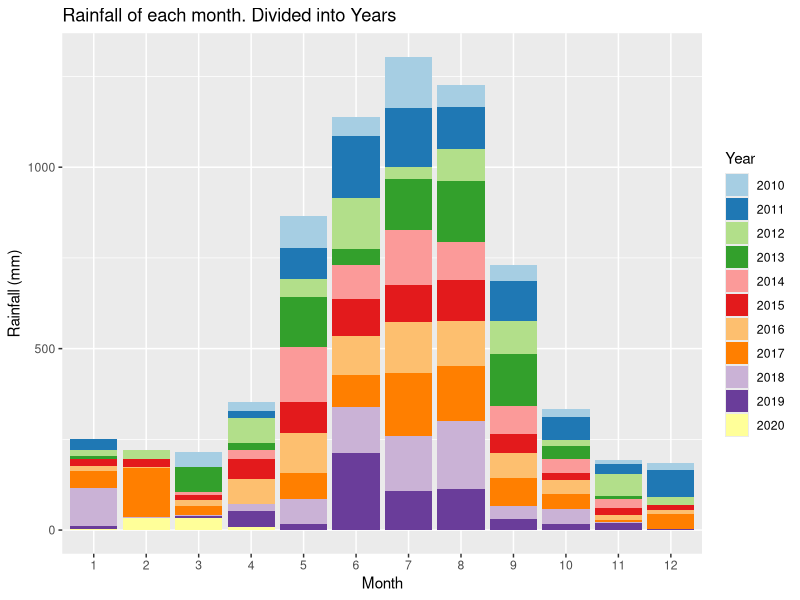
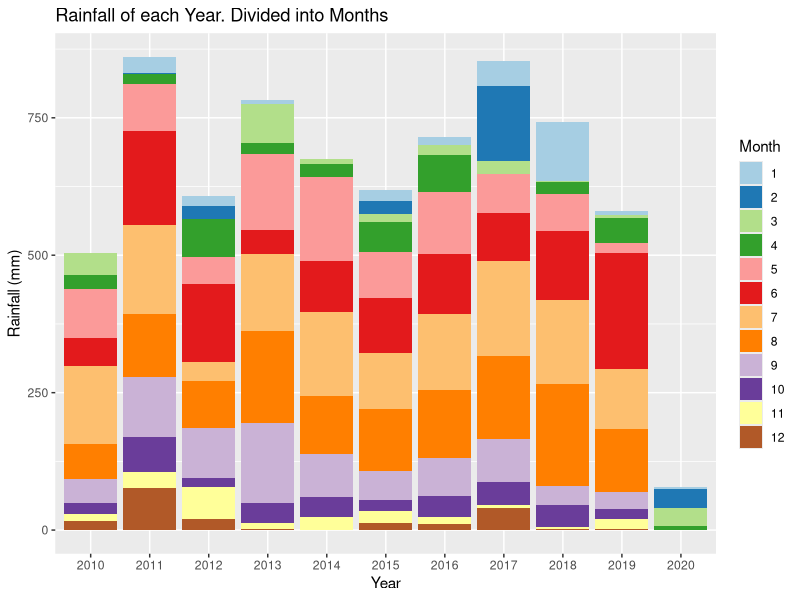
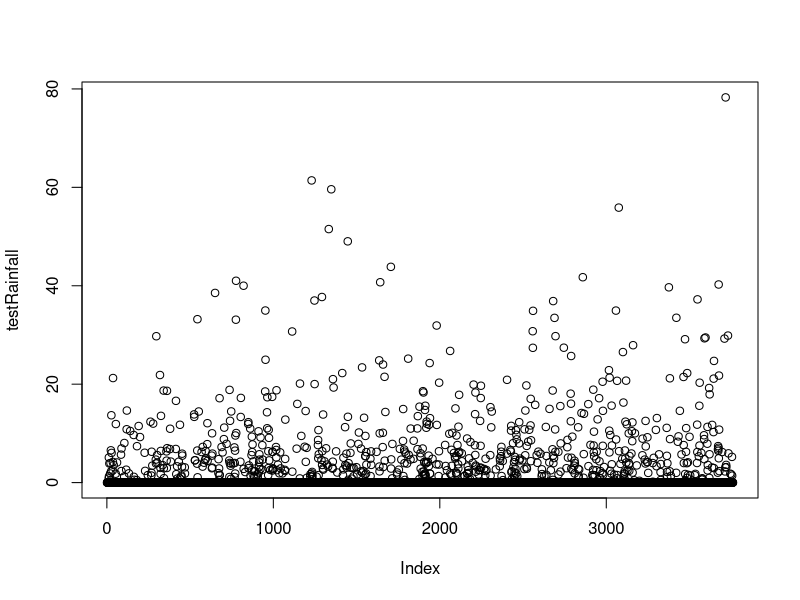
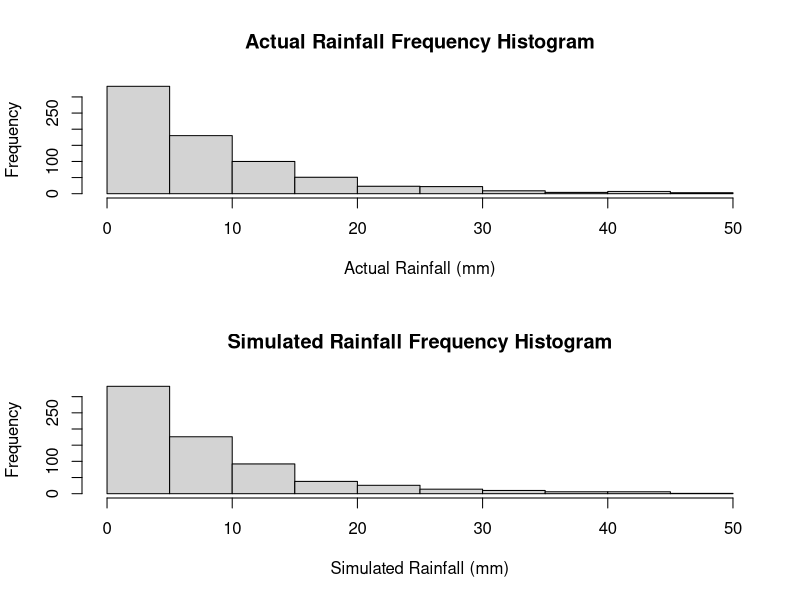
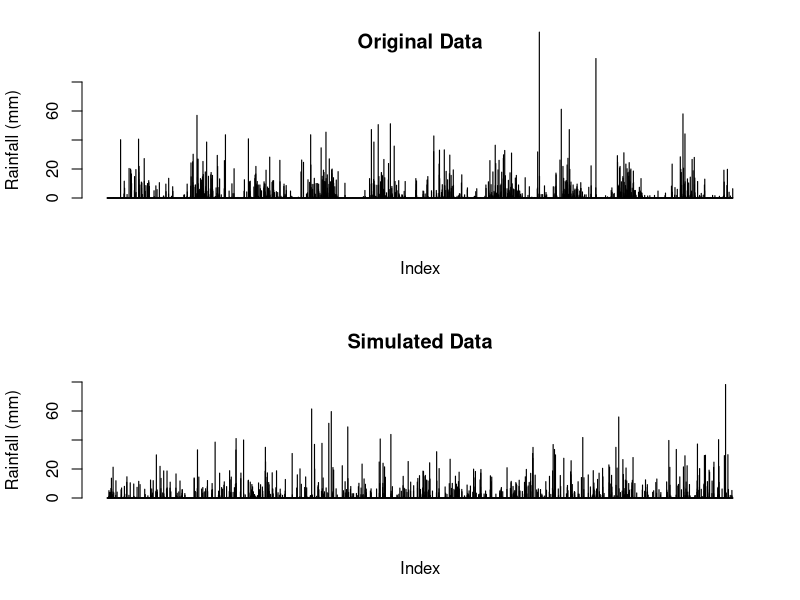
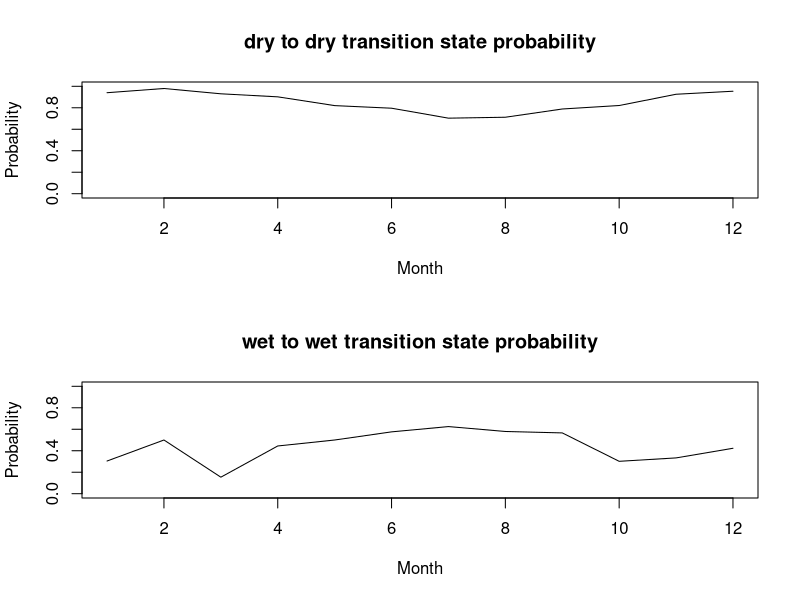
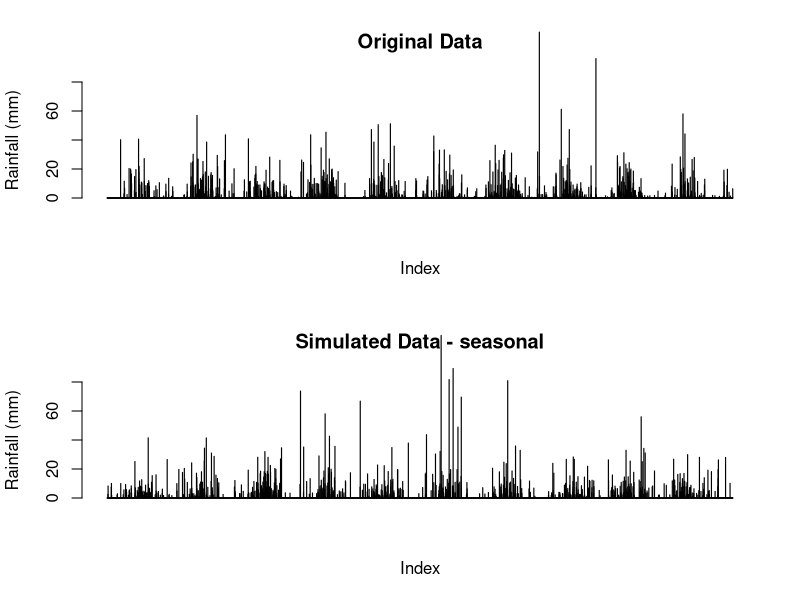
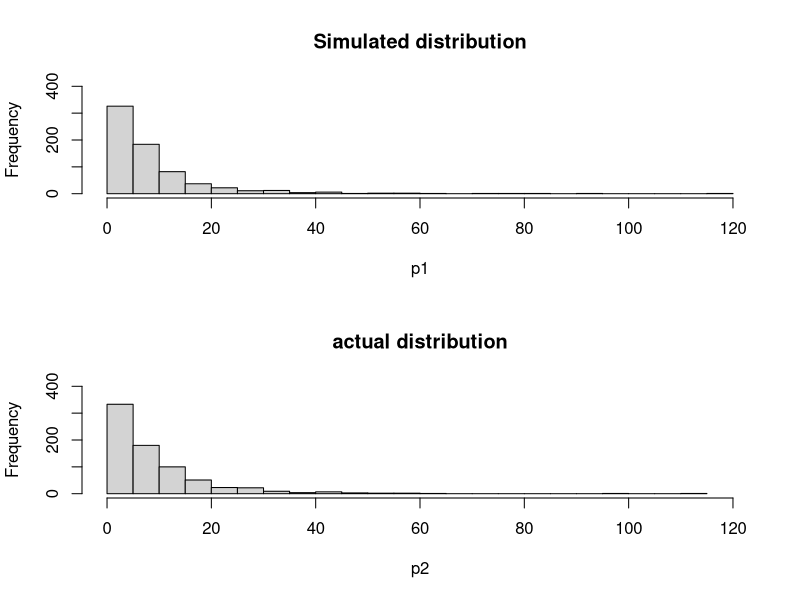

Write R code to recreate these figures, in order.
## ---- chunk 1
knitr::opts_chunk$set(echo = TRUE)
## ---- chunk 2
data <-  read.csv("IDCJAC0009_009225_1800_Data.csv")
weather_data <- data
weather_data <- weather_data[which(is.na(weather_data$Rainfall.amount..millimetres.) == FALSE),]
## ---- chunk 3
#Useful stats:
range(weather_data$Year)
unique(weather_data$Bureau.of.Meteorology.station.number)
unique(weather_data$Product.code)
## ---- chunk 4
table(weather_data$Year, weather_data$Quality)
## ---- chunk 5
weather_data$date <- do.call(paste, c(weather_data[c("Day", "Month", "Year")], sep = "-"))
## ---- chunk 6
state <- function(x){
  stateList <- c()
  for(ii in 1:length(x)){
    if(x[ii] < 1){
      stateList <- c(stateList, "dry")
    }
    if(x[ii] >= 1){
      stateList <- c(stateList, "wet")
    }
  }
  return(stateList)
}
weather_data$state <- state(weather_data$Rainfall.amount..millimetres.)
## ---- chunk 7
transitionState <- function(x){
  transitionStateList <- c('') #can't find transition state of first observation
  for(i in 2:length(x)){
    if(x[i] == "dry"){
      if (x[i-1] == "dry"){
        transitionStateList <- c(transitionStateList, "DryToDry")
      }
      else {
        transitionStateList <- c(transitionStateList, "WetToDry")
      }
    }
    if(x[i] == "wet"){
      if (x[i-1] == "dry"){
        transitionStateList <- c(transitionStateList, "DryToWet")
      }
      else {
        transitionStateList <- c(transitionStateList, "WetToWet")
      }
    }
  }
  return(transitionStateList)
}
weather_data$transitionState <- transitionState(weather_data$state)
## ---- chunk 8
train_data <- subset(weather_data, Year >= 2010)
library(ggplot2)
library(RColorBrewer)

# Plotting the rainfall data (grouped by years and months)
ggplot(train_data, aes(x = factor(Month), y = Rainfall.amount..millimetres., fill = factor(Year))) + 
  geom_bar(stat = "identity") + 
  scale_fill_brewer(palette = "Paired") + 
  xlab("Month")+
  ylab("Rainfall (mm)")+
  labs(fill = "Year")+
  ggtitle("Rainfall of each month. Divided into Years")

ggplot(train_data, aes(x = factor(Year), y = Rainfall.amount..millimetres., fill = factor(Month))) + 
  geom_bar(stat = "identity") + 
  scale_fill_brewer(palette = "Paired") + 
  xlab("Year")+
  ylab("Rainfall (mm)")+
  labs(fill = "Month")+
  ggtitle("Rainfall of each Year. Divided into Months")
## ---- chunk 9
table(train_data$Month, train_data$Year)
## ---- chunk 10
#Calculating transition state probabilities, in general (no respect to month or season)
weatherTable <- table(train_data$transitionState)

probWetToWet = weatherTable['WetToWet'] / (weatherTable['WetToWet'] + weatherTable['WetToDry'])
probWetToWet

probDryToDry = weatherTable['DryToDry'] / (weatherTable['DryToDry'] + weatherTable['DryToWet'])
probDryToDry
## ---- chunk 11
#Basic generator (No seasonal variation)

currentState = "dry" #can make this into a random choice later
                                              #choosing next state depending on probs calculated above
generateRainfallBasic <- function(genLength){
  rainAmountList <- c()
  for (i3 in 1:genLength){
    if (currentState == "dry"){
      if (runif(1) < probDryToDry){
        currentState = "dry"
      }
      else{
        currentState = "wet"
      }
    }
    else if (currentState == "wet"){
      if (runif(1) < probWetToWet){
        currentState = "wet"
      }
      else{
        currentState = "dry"
      }
    }
                                      #generating amount of rainfall if state is wet, else 0
    if (currentState == "wet"){
      rainAmount <- 5*exp(rnorm(1))
      rainAmountList <- c(rainAmountList, rainAmount)
    }
    else{
      rainAmountList <- c(rainAmountList, 0)
    }
  }
  return(rainAmountList)
}
## ---- chunk 12
#Basic generator tests
testRainfall = generateRainfallBasic(3761)
plot(testRainfall)

par(mfrow=c(2,1))
hist(train_data$Rainfall.amount..millimetres.[train_data$Rainfall.amount..millimetres.>1 & train_data$Rainfall.amount..millimetres.<50], xlab = "Actual Rainfall (mm)", main = "Actual Rainfall Frequency Histogram")
hist(testRainfall[testRainfall > 1 & testRainfall <50], xlab = "Simulated Rainfall (mm)", main = "Simulated Rainfall Frequency Histogram")

par(mfrow=c(2,1))
barplot(train_data$Rainfall.amount..millimetres., ylim = c(0,80), main = "Original Data", ylab = "Rainfall (mm)", xlab = "Index")
barplot(testRainfall, ylim = c(0,80), main = "Simulated Data", ylab = "Rainfall (mm)", xlab = "Index")
## ---- chunk 13
#Calculates the transition probabilities for each month
transitonStatesMonthsFrame <- data.frame(list(rep(0, 12), list(rep(0, 12), list(rep(0, 12), list(rep(0, 12)))))) #Initialises 12x4 frame filled with zeroes
names(transitonStatesMonthsFrame) <- c('DryToDry', 'DryToWet', 'WetToDry', 'WetToWet')

#Makes the dataframe with the count of each transition state with each month
for (i4 in 1:dim(train_data)[1]){
  tempTransitionState <- train_data[i4, 'transitionState']
  tempMonth <- train_data[i4, 'Month']
  transitonStatesMonthsFrame[tempMonth, tempTransitionState] <- transitonStatesMonthsFrame[tempMonth, tempTransitionState]+1
}
## ---- chunk 14
#Calculates the probabilities for each month in the data frame
probTransitonStatesMonthsFrame <- transitonStatesMonthsFrame
for (i in 1:dim(transitonStatesMonthsFrame)[1]){
  
  probTransitonStatesMonthsFrame[i, 'DryToDry'] <- transitonStatesMonthsFrame[i, 'DryToDry'] / (transitonStatesMonthsFrame[i, 'DryToDry'] + transitonStatesMonthsFrame[i, 'DryToWet'])
  
  probTransitonStatesMonthsFrame[i, 'DryToWet'] <- transitonStatesMonthsFrame[i, 'DryToWet'] / (transitonStatesMonthsFrame[i, 'DryToDry'] + transitonStatesMonthsFrame[i, 'DryToWet'])
    
  probTransitonStatesMonthsFrame[i, 'WetToDry'] <- transitonStatesMonthsFrame[i, 'WetToDry'] / (transitonStatesMonthsFrame[i, 'WetToDry'] + transitonStatesMonthsFrame[i, 'WetToWet'])
    
  probTransitonStatesMonthsFrame[i, 'WetToWet'] <- transitonStatesMonthsFrame[i, 'WetToWet'] / (transitonStatesMonthsFrame[i, 'WetToDry'] + transitonStatesMonthsFrame[i, 'WetToWet'])
}
## ---- chunk 15
#How the transition state probabilities vary for each month
plot(probTransitonStatesMonthsFrame$DryToDry, ylim = c(0,1), xlab = "Month", main = "dry to dry transition state probability", type = 'l', ylab = "Probability")
plot(probTransitonStatesMonthsFrame$WetToWet, ylim = c(0,1), xlab = "Month", main = "wet to wet transition state probability", type = 'l', ylab = "Probability")
## ---- chunk 16
#weather generator accounting  for seasonal variation of transition states or something i hope
#yes this is just a spicy version of basic generator it's mostly the same in fact if i forget to even do this it is the same

generateRainfallSeasonal <- function(input){
  currentState = "dry" #can make this into a random choice later
  rainAmountList <- c()
  for (i5 in 1:dim(input)[1]){
    if (currentState == "dry"){
      if (runif(1) < probTransitonStatesMonthsFrame[input[i5, 'Month'], 'DryToDry']){ #now inputs depending on the month of input
        currentState = "dry"
      }
      else{
        currentState = "wet"
      }
    }
    else if (currentState == "wet"){
      if (runif(1) < probTransitonStatesMonthsFrame[input[i5, 'Month'], 'WetToWet']){
        currentState = "wet"
      }
      else{
        currentState = "dry"
      }
    }
                                      #generating amount of rainfall if state is wet, else 0
    if (currentState == "wet"){
      rainAmount <- 5*exp(rnorm(1)) #now log-normal dist, 5 used because is close to mean of weather_data's / the mean of what exp(rnorm(1)) is by default
      rainAmountList <- c(rainAmountList, rainAmount)
    }
    else{
      rainAmountList <- c(rainAmountList, 0)
    }
  }
  return(rainAmountList)
}

## ---- chunk 17
#testing code for seasonal generator
inputSeasonalRainfall <- dplyr::select(train_data, 'Year', 'Month', 'Day') #using existing train data's dates to input to function, instead of putting in just how many to generate

testSeasonalRainfall = generateRainfallSeasonal(inputSeasonalRainfall)
## ---- chunk 18
par(mfrow=c(2,1))
barplot(train_data$Rainfall.amount..millimetres., ylim = c(0,80), main = "Original Data", ylab = "Rainfall (mm)", xlab = "Index")
barplot(testSeasonalRainfall, ylim = c(0,80), main = "Simulated Data - seasonal", ylab = "Rainfall (mm)", xlab = "Index")
## ---- chunk 19
#comparing log-normal against actual data, veeerryyyy close fit, will use log-normal for rainfall sim
p1 <- 5*exp(rnorm(732))
p1 <- p1[p1>1]
hist(p1, breaks = 30, xlim = c(0,120), ylim = c(0,400), main = "Simulated distribution")

p2 <- train_data$Rainfall.amount..millimetres.[train_data$Rainfall.amount..millimetres.>1]
hist(p2, breaks = 30, xlim = c(0,120), ylim = c(0,400), main = "actual distribution")

## ---- chunk 20
set.seed(100345)

sampID <- sample.int(nrow(train_data), size = 0.5*nrow(train_data), replace = FALSE)
train_data <- train_data[sampID,] # 50% of data for training
test_data <- train_data[-sampID,] # 50% for testing
## ---- chunk 21
#code to calculate transition probabilities for each month (copied from earlier)

transitonStatesMonthsFrame <- data.frame(list(rep(0, 12), list(rep(0, 12), list(rep(0, 12), list(rep(0, 12)))))) #initialising frame by creating 12x4 frame filled with zeroes
names(transitonStatesMonthsFrame) <- c('DryToDry', 'DryToWet', 'WetToDry', 'WetToWet') #name da columns

for (i4 in 1:dim(train_data)[1]){ #making dataframe with count of each transition state for each month
  tempTransitionState <- train_data[i4, 'transitionState']
  tempMonth <- train_data[i4, 'Month']
  transitonStatesMonthsFrame[tempMonth, tempTransitionState] <- transitonStatesMonthsFrame[tempMonth, tempTransitionState]+1
}
## ---- chunk 22
#also copied from earlier
probTransitonStatesMonthsFrame<- transitonStatesMonthsFrame
for (i in 1:dim(transitonStatesMonthsFrame)[1]){ #calculating transition probs for each month in df
  
  probTransitonStatesMonthsFrame[i, 'DryToDry'] <- transitonStatesMonthsFrame[i, 'DryToDry'] / (transitonStatesMonthsFrame[i, 'DryToDry'] + transitonStatesMonthsFrame[i, 'DryToWet'])
  
  probTransitonStatesMonthsFrame[i, 'DryToWet'] <- transitonStatesMonthsFrame[i, 'DryToWet'] / (transitonStatesMonthsFrame[i, 'DryToDry'] + transitonStatesMonthsFrame[i, 'DryToWet'])
    
  probTransitonStatesMonthsFrame[i, 'WetToDry'] <- transitonStatesMonthsFrame[i, 'WetToDry'] / (transitonStatesMonthsFrame[i, 'WetToDry'] + transitonStatesMonthsFrame[i, 'WetToWet'])
    
  probTransitonStatesMonthsFrame[i, 'WetToWet'] <- transitonStatesMonthsFrame[i, 'WetToWet'] / (transitonStatesMonthsFrame[i, 'WetToDry'] + transitonStatesMonthsFrame[i, 'WetToWet'])
}
## ---- chunk 23
#generate test data
testSeasonalRainfall50 = generateRainfallSeasonal(train_data)
## ---- chunk 24
par(mfrow = c(2, 1))

barplot(testSeasonalRainfall50, ylab = "Rainfall (mm)", xlab = "index", main = "Simulated data")
barplot(test_data$Rainfall.amount..millimetres., ylab = "Rainfall (mm)", xlab  = "index", main = "Actual data")
## ---- chunk 25
train_data <- subset(weather_data, Year >= 2010)
train10_data <- subset(weather_data, Year >= 2009 & Year < 2019)
data_2019 <- subset(weather_data, Year == 2019)
## ---- chunk 26
#code to calculate transition probabilities for each month (copied from earlier)

transitonStatesMonthsFrame <- data.frame(list(rep(0, 12), list(rep(0, 12), list(rep(0, 12), list(rep(0, 12)))))) #initialising frame by creating 12x4 frame filled with zeroes
names(transitonStatesMonthsFrame) <- c('DryToDry', 'DryToWet', 'WetToDry', 'WetToWet') #name da columns

for (i4 in 1:dim(train10_data)[1]){ #making dataframe with count of each transition state for each month
  tempTransitionState <- train10_data[i4, 'transitionState']
  tempMonth <- train10_data[i4, 'Month']
  transitonStatesMonthsFrame[tempMonth, tempTransitionState] <- transitonStatesMonthsFrame[tempMonth, tempTransitionState]+1
}
## ---- chunk 27
#also copied from earlier
probTransitonStatesMonthsFrame<- transitonStatesMonthsFrame
for (i in 1:dim(transitonStatesMonthsFrame)[1]){ #calculating transition probs for each month in df
  
  probTransitonStatesMonthsFrame[i, 'DryToDry'] <- transitonStatesMonthsFrame[i, 'DryToDry'] / (transitonStatesMonthsFrame[i, 'DryToDry'] + transitonStatesMonthsFrame[i, 'DryToWet'])
  
  probTransitonStatesMonthsFrame[i, 'DryToWet'] <- transitonStatesMonthsFrame[i, 'DryToWet'] / (transitonStatesMonthsFrame[i, 'DryToDry'] + transitonStatesMonthsFrame[i, 'DryToWet'])
    
  probTransitonStatesMonthsFrame[i, 'WetToDry'] <- transitonStatesMonthsFrame[i, 'WetToDry'] / (transitonStatesMonthsFrame[i, 'WetToDry'] + transitonStatesMonthsFrame[i, 'WetToWet'])
    
  probTransitonStatesMonthsFrame[i, 'WetToWet'] <- transitonStatesMonthsFrame[i, 'WetToWet'] / (transitonStatesMonthsFrame[i, 'WetToDry'] + transitonStatesMonthsFrame[i, 'WetToWet'])
}
## ---- chunk 28
# using month probabilites generate one years worth of data 
monthList <- subset(weather_data, Year == 2011) # a year that isn't a leap year to get the month list, as generation algorithm only requires months
monthList <- monthList['Month']
testSeasonalRainfall10 <- generateRainfallSeasonal(monthList)
## ---- chunk 29
#compare generated year against 2019
par(mfrow = c(2,1))
barplot(testSeasonalRainfall10, xlab = "Index", ylab = "Rainfall (mm)", main = "Simulated Rainfall")
barplot(data_2019$Rainfall.amount..millimetres., xlab = "Index", ylab = "Rainfall (mm)", main = "2019 Rainfall")


# check other years for comparison
par(mfrow = c(3,2))
barplot(testSeasonalRainfall10, xlab = "Index", ylab = "Rainfall (mm)", main = "Simulated Rainfall")
year <- subset(weather_data, Year == 2015)
barplot(year$Rainfall.amount..millimetres., xlab = "Index", ylab = "Rainfall (mm)", main = "2015 Rainfall")
year <- subset(weather_data, Year == 2008)
barplot(year$Rainfall.amount..millimetres., xlab = "Index", ylab = "Rainfall (mm)", main = "2008 Rainfall")
year <- subset(weather_data, Year == 2017)
barplot(year$Rainfall.amount..millimetres., xlab = "Index", ylab = "Rainfall (mm)", main = "2017 Rainfall")
year <- subset(weather_data, Year == 2007)
barplot(year$Rainfall.amount..millimetres., xlab = "Index", ylab = "Rainfall (mm)", main = "2007 Rainfall")
year <- subset(weather_data, Year == 2013)
barplot(year$Rainfall.amount..millimetres., xlab = "Index", ylab = "Rainfall (mm)", main = "2013 Rainfall")
rm(year)
## ---- chunk 30
temp <- subset(weather_data, weather_data$state == "wet")
mean(temp$Rainfall.amount..millimetres.)
rm(temp)
## ---- chunk 31
# Creates a graph of difference in rainfall for years, weeks, months, years to see if there are any potential patterns.

# Creates a list of the weekly rainfall
RainfallWeekly <- data.frame("Rainfall (mm)", "Week")
colnames(RainfallWeekly) <- c("Rainfall (mm)", "Week")
RainfallWeekly$`Rainfall (mm)` <- as.numeric(RainfallWeekly$`Rainfall (mm)`)
RainfallWeekly$Week <- as.numeric(RainfallWeekly$Week)
week = 1
weekRain = 0
for(ii in c(1: nrow(weather_data))){
  weekRain = weekRain + weather_data[ii, 6] # rainfall amount for that row
  
  if(ii%%7 == 0){ # every 7th row
    RainfallWeekly[(ii/7), 1] <- weekRain # 1 row of RainfallWeekly created every 7 rows (1 weeks) - inserting rainfall total for that week
    RainfallWeekly[(ii/7), 2] <- week
    week = week + 1
    weekRain = 0 # clear total rainfall to prepare for next week
  }
}
## ---- chunk 32
RainfallWeeklyDiff <- data.frame(c(1:(nrow(RainfallWeekly)-1)), c(1:(nrow(RainfallWeekly)-1))) # data frame with two columns, one less row than RainfallWeekly
colnames(RainfallWeeklyDiff) <- c("Rainfall diff (mm)", "Week")
RainfallWeeklyDiff$`Rainfall diff (mm)` <- diff(RainfallWeekly$`Rainfall (mm)`) # change in weeks
## ---- chunk 33
# plot first 700 weeks first against the difference in rainfall, and then the rainfall per week
par(mfrow = c(4,1))
plot(RainfallWeeklyDiff[c(1:350), 2], RainfallWeeklyDiff[c(1:350), 1], xlab = "week", ylab = "change in rainfall (mm)", cex = 2, type = "b")
plot(RainfallWeekly[c(1:350), 2], RainfallWeekly[c(1:350), 1], xlab = "week", ylab = "rainfall (mm)", type = "l")
plot(RainfallWeeklyDiff[c(351:700), 2], RainfallWeeklyDiff[c(351:700), 1], xlab = "week", ylab = "change in rainfall (mm)", cex = 2, type = "b")
plot(RainfallWeekly[c(351:700), 2], RainfallWeekly[c(351:700), 1], xlab = "week", ylab = "rainfall (mm)", type = "l")

## ---- chunk 34
# plot second 700 weeks first against the difference in rainfall, and then the rainfall per week
par(mfrow = c(4,1))
plot(RainfallWeeklyDiff[c(701:1050), 2], RainfallWeeklyDiff[c(701:1050), 1], xlab = "week", ylab = "change in rainfall (mm)", cex = 2, type = "b")
plot(RainfallWeekly[c(701:1050), 2], RainfallWeekly[c(701:1050), 1], xlab = "week", ylab = "rainfall (mm)", type = "l")
plot(RainfallWeeklyDiff[c(1051:1414), 2], RainfallWeeklyDiff[c(1051:1414), 1], xlab = "week", ylab = "change in rainfall (mm)", cex = 2, type = "b")
plot(RainfallWeekly[c(1051:1414), 2], RainfallWeekly[c(1051:1414), 1], xlab = "week", ylab = "rainfall (mm)", type = "l")
## ---- chunk 35
rainSort_2019 <- data_2019$Rainfall.amount..millimetres.
# qqplot before removing 'dry' days
qqnorm(rainSort_2019, pch = 1, frame = F, main = "Normal Q-Q Plot of Rainfall 2019 (including dry days)")
qqline(rainSort_2019, col = "red", lwd = 2)
rainSort_2019 <- rainSort_2019[which(rainSort_2019 != 0)]
# qqplot after removing 'dry' days
qqnorm(rainSort_2019, pch = 1, frame = F, main = "Normal Q-Q Plot of Rainfall 2019 (excluding dry days)")
qqline(rainSort_2019, col = "red", lwd = 2)
hist(rainSort_2019, breaks = 50)
# data is not normally distributed
rm(rainSort_2019)
## ---- chunk 36
rain2019 <- subset(weather_data, Year == 2019)
length(rain2019$Rainfall.amount..millimetres.)
length(testSeasonalRainfall10)
## ---- chunk 37
table(rain2019$Month)
# missing a day from October and December
table(rain2019$Day)
# one month is missing a day 5, and another is missing a day 19 (both 11 when should be 12)
temp <- subset(rain2019, Day == 5)
temp$Month # 5th of October missing

temp <- subset(rain2019, Day == 19)
temp$Month # 19th of December missing
rm(temp)
## ---- chunk 38
# to perform Wilcoxon Signed Rank test, remove those dates from testSeasonalRainfall10
# 2019 is a non leap year

which(rain2019$date == "4-10-2019") # find what row the day before 5-10-2019 is
# thereforer 5-10-2019 would be row 278 (277+1)
which(rain2019$date == "18-12-2019") # find what row the day before 5-10-2019 is
# thereforer 5-10-2019 would be row 353 (351+2). Add two as both 5th october and 19th december are missing

simRainfall2019 <- testSeasonalRainfall10[-c(278, 353)] # remove day 278 and day 353 data drom testSeasonalRainfall10
## ---- chunk 39
# test of testSeasonalRainfall10 against 2019 rainfall (testSeasonalRainfall10 was simulation of 2019 rainfall)
wilcox.test(simRainfall2019, rain2019$Rainfall.amount..millimetres., paired = T, alternative = "t")


# as the p-value = 0.9695, it can be concluded that there is no significant diference between the simulated 2019 data and the actual 2019 data. This means that the data is not consistently too high or too low. 
# While the simulation may not be an accurate prediction of 2019 (as seen in the barplots), the simulation was also not logically flawed, as there is not a significant difference between the median of the simulation and the median of the actual
## ---- chunk 40
median(simRainfall2019)
median(rain2019$Rainfall.amount..millimetres.)

# given the number of dry days, it makes sense that the median's would be very similar in the Wilcoxon Signed Rank test
rm(simRainfall2019)
